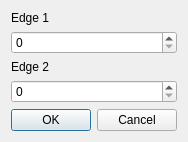
<?xml version="1.0" encoding="UTF-8"?>
<ui version="4.0">
 <class>MEFDialog</class>
 <widget class="QDialog" name="MEFDialog">
  <property name="geometry">
   <rect>
    <x>0</x>
    <y>0</y>
    <width>174</width>
    <height>137</height>
   </rect>
  </property>
  <property name="windowTitle">
   <string>Dialog</string>
  </property>
  <layout class="QVBoxLayout" name="verticalLayout">
   <item>
    <widget class="QLabel" name="label_3">
     <property name="text">
      <string>Edge 1</string>
     </property>
    </widget>
   </item>
   <item>
    <widget class="QSpinBox" name="id1">
     <property name="maximum">
      <number>9999</number>
     </property>
    </widget>
   </item>
   <item>
    <widget class="QLabel" name="label_2">
     <property name="text">
      <string>Edge 2</string>
     </property>
    </widget>
   </item>
   <item>
    <widget class="QSpinBox" name="id2">
     <property name="maximum">
      <number>9999</number>
     </property>
    </widget>
   </item>
   <item>
    <spacer name="verticalSpacer">
     <property name="orientation">
      <enum>Qt::Vertical</enum>
     </property>
     <property name="sizeHint" stdset="0">
      <size>
       <width>20</width>
       <height>3</height>
      </size>
     </property>
    </spacer>
   </item>
   <item>
    <widget class="QDialogButtonBox" name="buttonBox">
     <property name="orientation">
      <enum>Qt::Horizontal</enum>
     </property>
     <property name="standardButtons">
      <set>QDialogButtonBox::Cancel|QDialogButtonBox::Ok</set>
     </property>
    </widget>
   </item>
  </layout>
 </widget>
 <resources/>
 <connections>
  <connection>
   <sender>buttonBox</sender>
   <signal>accepted()</signal>
   <receiver>MEFDialog</receiver>
   <slot>accept()</slot>
   <hints>
    <hint type="sourcelabel">
     <x>248</x>
     <y>254</y>
    </hint>
    <hint type="destinationlabel">
     <x>157</x>
     <y>274</y>
    </hint>
   </hints>
  </connection>
  <connection>
   <sender>buttonBox</sender>
   <signal>rejected()</signal>
   <receiver>MEFDialog</receiver>
   <slot>reject()</slot>
   <hints>
    <hint type="sourcelabel">
     <x>316</x>
     <y>260</y>
    </hint>
    <hint type="destinationlabel">
     <x>286</x>
     <y>274</y>
    </hint>
   </hints>
  </connection>
 </connections>
</ui>
